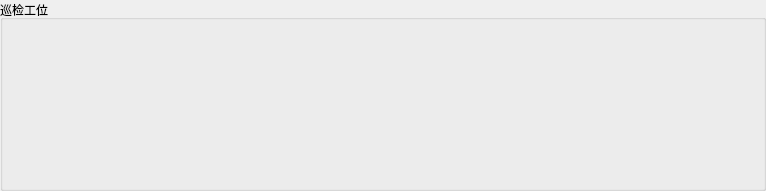
         <widget class="QGroupBox" name="groupBox_59">
          <property name="sizePolicy">
           <sizepolicy hsizetype="Preferred" vsizetype="Maximum">
            <horstretch>0</horstretch>
            <verstretch>0</verstretch>
           </sizepolicy>
          </property>
          <property name="title">
           <string>巡检工位</string>
          </property>
          <layout class="QGridLayout" name="gridLayout_117">
           <item row="0" column="0">
            <widget class="QWidget" name="widget_2" native="true">
             <property name="sizePolicy">
              <sizepolicy hsizetype="Preferred" vsizetype="Preferred">
               <horstretch>0</horstretch>
               <verstretch>0</verstretch>
              </sizepolicy>
             </property>
             <property name="minimumSize">
              <size>
               <width>0</width>
               <height>120</height>
              </size>
             </property>
             <property name="maximumSize">
              <size>
               <width>16777215</width>
               <height>150</height>
              </size>
             </property>
            </widget>
           </item>
           <item row="1" column="0">
            <layout class="QHBoxLayout" name="horizontalLayout_54">
             <item>
              <spacer name="horizontalSpacer_9">
               <property name="orientation">
                <enum>Qt::Horizontal</enum>
               </property>
               <property name="sizeType">
                <enum>QSizePolicy::Preferred</enum>
               </property>
               <property name="sizeHint" stdset="0">
                <size>
                 <width>40</width>
                 <height>20</height>
                </size>
               </property>
              </spacer>
             </item>
             <item>
              <layout class="QHBoxLayout" name="horizontalLayout_20">
               <item>
                <widget class="c_Fr_Light" name="Num_1" native="true">
                 <property name="sizePolicy">
                  <sizepolicy hsizetype="Maximum" vsizetype="Maximum">
                   <horstretch>0</horstretch>
                   <verstretch>0</verstretch>
                  </sizepolicy>
                 </property>
                 <layout class="QGridLayout" name="gridLayout_76"/>
                </widget>
               </item>
               <item>
                <spacer name="horizontalSpacer">
                 <property name="orientation">
                  <enum>Qt::Horizontal</enum>
                 </property>
                 <property name="sizeType">
                  <enum>QSizePolicy::Expanding</enum>
                 </property>
                 <property name="sizeHint" stdset="0">
                  <size>
                   <width>0</width>
                   <height>0</height>
                  </size>
                 </property>
                </spacer>
               </item>
               <item>
                <widget class="c_Fr_Light" name="Num_2" native="true">
                 <property name="sizePolicy">
                  <sizepolicy hsizetype="Maximum" vsizetype="Maximum">
                   <horstretch>0</horstretch>
                   <verstretch>0</verstretch>
                  </sizepolicy>
                 </property>
                 <layout class="QGridLayout" name="gridLayout_77"/>
                </widget>
               </item>
              </layout>
             </item>
             <item>
              <spacer name="horizontalSpacer_10">
               <property name="orientation">
                <enum>Qt::Horizontal</enum>
               </property>
               <property name="sizeType">
                <enum>QSizePolicy::Preferred</enum>
               </property>
               <property name="sizeHint" stdset="0">
                <size>
                 <width>40</width>
                 <height>20</height>
                </size>
               </property>
              </spacer>
             </item>
             <item>
              <layout class="QHBoxLayout" name="horizontalLayout_22">
               <item>
                <widget class="c_Fr_Light" name="Num_3" native="true">
                 <property name="sizePolicy">
                  <sizepolicy hsizetype="Maximum" vsizetype="Maximum">
                   <horstretch>0</horstretch>
                   <verstretch>0</verstretch>
                  </sizepolicy>
                 </property>
                 <layout class="QGridLayout" name="gridLayout_78"/>
                </widget>
               </item>
               <item>
                <spacer name="horizontalSpacer_2">
                 <property name="orientation">
                  <enum>Qt::Horizontal</enum>
                 </property>
                 <property name="sizeType">
                  <enum>QSizePolicy::Expanding</enum>
                 </property>
                 <property name="sizeHint" stdset="0">
                  <size>
                   <width>0</width>
                   <height>0</height>
                  </size>
                 </property>
                </spacer>
               </item>
               <item>
                <widget class="c_Fr_Light" name="Num_4" native="true">
                 <property name="sizePolicy">
                  <sizepolicy hsizetype="Maximum" vsizetype="Maximum">
                   <horstretch>0</horstretch>
                   <verstretch>0</verstretch>
                  </sizepolicy>
                 </property>
                 <layout class="QGridLayout" name="gridLayout_79"/>
                </widget>
               </item>
              </layout>
             </item>
             <item>
              <spacer name="horizontalSpacer_11">
               <property name="orientation">
                <enum>Qt::Horizontal</enum>
               </property>
               <property name="sizeType">
                <enum>QSizePolicy::Preferred</enum>
               </property>
               <property name="sizeHint" stdset="0">
                <size>
                 <width>40</width>
                 <height>20</height>
                </size>
               </property>
              </spacer>
             </item>
             <item>
              <layout class="QHBoxLayout" name="horizontalLayout_23">
               <item>
                <widget class="c_Fr_Light" name="Num_5" native="true">
                 <property name="sizePolicy">
                  <sizepolicy hsizetype="Maximum" vsizetype="Maximum">
                   <horstretch>0</horstretch>
                   <verstretch>0</verstretch>
                  </sizepolicy>
                 </property>
                 <layout class="QGridLayout" name="gridLayout_80"/>
                </widget>
               </item>
               <item>
                <spacer name="horizontalSpacer_3">
                 <property name="orientation">
                  <enum>Qt::Horizontal</enum>
                 </property>
                 <property name="sizeType">
                  <enum>QSizePolicy::Expanding</enum>
                 </property>
                 <property name="sizeHint" stdset="0">
                  <size>
                   <width>0</width>
                   <height>0</height>
                  </size>
                 </property>
                </spacer>
               </item>
               <item>
                <widget class="c_Fr_Light" name="Num_6" native="true">
                 <property name="sizePolicy">
                  <sizepolicy hsizetype="Maximum" vsizetype="Maximum">
                   <horstretch>0</horstretch>
                   <verstretch>0</verstretch>
                  </sizepolicy>
                 </property>
                 <layout class="QGridLayout" name="gridLayout_81"/>
                </widget>
               </item>
              </layout>
             </item>
             <item>
              <spacer name="horizontalSpacer_12">
               <property name="orientation">
                <enum>Qt::Horizontal</enum>
               </property>
               <property name="sizeType">
                <enum>QSizePolicy::Preferred</enum>
               </property>
               <property name="sizeHint" stdset="0">
                <size>
                 <width>40</width>
                 <height>20</height>
                </size>
               </property>
              </spacer>
             </item>
             <item>
              <layout class="QHBoxLayout" name="horizontalLayout_36">
               <item>
                <widget class="c_Fr_Light" name="Num_7" native="true">
                 <property name="sizePolicy">
                  <sizepolicy hsizetype="Maximum" vsizetype="Maximum">
                   <horstretch>0</horstretch>
                   <verstretch>0</verstretch>
                  </sizepolicy>
                 </property>
                 <layout class="QGridLayout" name="gridLayout_84"/>
                </widget>
               </item>
               <item>
                <spacer name="horizontalSpacer_4">
                 <property name="orientation">
                  <enum>Qt::Horizontal</enum>
                 </property>
                 <property name="sizeType">
                  <enum>QSizePolicy::Expanding</enum>
                 </property>
                 <property name="sizeHint" stdset="0">
                  <size>
                   <width>0</width>
                   <height>0</height>
                  </size>
                 </property>
                </spacer>
               </item>
               <item>
                <widget class="c_Fr_Light" name="Num_8" native="true">
                 <property name="sizePolicy">
                  <sizepolicy hsizetype="Maximum" vsizetype="Maximum">
                   <horstretch>0</horstretch>
                   <verstretch>0</verstretch>
                  </sizepolicy>
                 </property>
                 <layout class="QGridLayout" name="gridLayout_95"/>
                </widget>
               </item>
              </layout>
             </item>
             <item>
              <spacer name="horizontalSpacer_13">
               <property name="orientation">
                <enum>Qt::Horizontal</enum>
               </property>
               <property name="sizeType">
                <enum>QSizePolicy::Preferred</enum>
               </property>
               <property name="sizeHint" stdset="0">
                <size>
                 <width>40</width>
                 <height>20</height>
                </size>
               </property>
              </spacer>
             </item>
             <item>
              <layout class="QHBoxLayout" name="horizontalLayout_50">
               <item>
                <widget class="c_Fr_Light" name="Num_9" native="true">
                 <property name="sizePolicy">
                  <sizepolicy hsizetype="Maximum" vsizetype="Maximum">
                   <horstretch>0</horstretch>
                   <verstretch>0</verstretch>
                  </sizepolicy>
                 </property>
                 <layout class="QGridLayout" name="gridLayout_98"/>
                </widget>
               </item>
               <item>
                <spacer name="horizontalSpacer_5">
                 <property name="orientation">
                  <enum>Qt::Horizontal</enum>
                 </property>
                 <property name="sizeType">
                  <enum>QSizePolicy::Expanding</enum>
                 </property>
                 <property name="sizeHint" stdset="0">
                  <size>
                   <width>0</width>
                   <height>0</height>
                  </size>
                 </property>
                </spacer>
               </item>
               <item>
                <widget class="c_Fr_Light" name="Num_10" native="true">
                 <property name="sizePolicy">
                  <sizepolicy hsizetype="Maximum" vsizetype="Maximum">
                   <horstretch>0</horstretch>
                   <verstretch>0</verstretch>
                  </sizepolicy>
                 </property>
                 <layout class="QGridLayout" name="gridLayout_99"/>
                </widget>
               </item>
              </layout>
             </item>
             <item>
              <spacer name="horizontalSpacer_14">
               <property name="orientation">
                <enum>Qt::Horizontal</enum>
               </property>
               <property name="sizeType">
                <enum>QSizePolicy::Preferred</enum>
               </property>
               <property name="sizeHint" stdset="0">
                <size>
                 <width>40</width>
                 <height>20</height>
                </size>
               </property>
              </spacer>
             </item>
             <item>
              <layout class="QHBoxLayout" name="horizontalLayout_51">
               <item>
                <widget class="c_Fr_Light" name="Num_11" native="true">
                 <property name="sizePolicy">
                  <sizepolicy hsizetype="Maximum" vsizetype="Maximum">
                   <horstretch>0</horstretch>
                   <verstretch>0</verstretch>
                  </sizepolicy>
                 </property>
                 <layout class="QGridLayout" name="gridLayout_100"/>
                </widget>
               </item>
               <item>
                <spacer name="horizontalSpacer_6">
                 <property name="orientation">
                  <enum>Qt::Horizontal</enum>
                 </property>
                 <property name="sizeType">
                  <enum>QSizePolicy::Expanding</enum>
                 </property>
                 <property name="sizeHint" stdset="0">
                  <size>
                   <width>0</width>
                   <height>0</height>
                  </size>
                 </property>
                </spacer>
               </item>
               <item>
                <widget class="c_Fr_Light" name="Num_12" native="true">
                 <property name="sizePolicy">
                  <sizepolicy hsizetype="Maximum" vsizetype="Maximum">
                   <horstretch>0</horstretch>
                   <verstretch>0</verstretch>
                  </sizepolicy>
                 </property>
                 <layout class="QGridLayout" name="gridLayout_102"/>
                </widget>
               </item>
              </layout>
             </item>
             <item>
              <spacer name="horizontalSpacer_15">
               <property name="orientation">
                <enum>Qt::Horizontal</enum>
               </property>
               <property name="sizeType">
                <enum>QSizePolicy::Preferred</enum>
               </property>
               <property name="sizeHint" stdset="0">
                <size>
                 <width>40</width>
                 <height>20</height>
                </size>
               </property>
              </spacer>
             </item>
             <item>
              <layout class="QHBoxLayout" name="horizontalLayout_52">
               <item>
                <widget class="c_Fr_Light" name="Num_13" native="true">
                 <property name="sizePolicy">
                  <sizepolicy hsizetype="Maximum" vsizetype="Maximum">
                   <horstretch>0</horstretch>
                   <verstretch>0</verstretch>
                  </sizepolicy>
                 </property>
                 <layout class="QGridLayout" name="gridLayout_103"/>
                </widget>
               </item>
               <item>
                <spacer name="horizontalSpacer_7">
                 <property name="orientation">
                  <enum>Qt::Horizontal</enum>
                 </property>
                 <property name="sizeType">
                  <enum>QSizePolicy::Expanding</enum>
                 </property>
                 <property name="sizeHint" stdset="0">
                  <size>
                   <width>0</width>
                   <height>0</height>
                  </size>
                 </property>
                </spacer>
               </item>
               <item>
                <widget class="c_Fr_Light" name="Num_14" native="true">
                 <property name="sizePolicy">
                  <sizepolicy hsizetype="Maximum" vsizetype="Maximum">
                   <horstretch>0</horstretch>
                   <verstretch>0</verstretch>
                  </sizepolicy>
                 </property>
                 <layout class="QGridLayout" name="gridLayout_114"/>
                </widget>
               </item>
              </layout>
             </item>
             <item>
              <spacer name="horizontalSpacer_16">
               <property name="orientation">
                <enum>Qt::Horizontal</enum>
               </property>
               <property name="sizeType">
                <enum>QSizePolicy::Preferred</enum>
               </property>
               <property name="sizeHint" stdset="0">
                <size>
                 <width>40</width>
                 <height>20</height>
                </size>
               </property>
              </spacer>
             </item>
             <item>
              <layout class="QHBoxLayout" name="horizontalLayout_53">
               <item>
                <widget class="c_Fr_Light" name="Num_15" native="true">
                 <property name="sizePolicy">
                  <sizepolicy hsizetype="Maximum" vsizetype="Maximum">
                   <horstretch>0</horstretch>
                   <verstretch>0</verstretch>
                  </sizepolicy>
                 </property>
                 <layout class="QGridLayout" name="gridLayout_115"/>
                </widget>
               </item>
               <item>
                <spacer name="horizontalSpacer_8">
                 <property name="orientation">
                  <enum>Qt::Horizontal</enum>
                 </property>
                 <property name="sizeType">
                  <enum>QSizePolicy::Expanding</enum>
                 </property>
                 <property name="sizeHint" stdset="0">
                  <size>
                   <width>0</width>
                   <height>0</height>
                  </size>
                 </property>
                </spacer>
               </item>
               <item>
                <widget class="c_Fr_Light" name="Num_16" native="true">
                 <property name="sizePolicy">
                  <sizepolicy hsizetype="Maximum" vsizetype="Maximum">
                   <horstretch>0</horstretch>
                   <verstretch>0</verstretch>
                  </sizepolicy>
                 </property>
                 <layout class="QGridLayout" name="gridLayout_116"/>
                </widget>
               </item>
              </layout>
             </item>
             <item>
              <spacer name="horizontalSpacer_17">
               <property name="orientation">
                <enum>Qt::Horizontal</enum>
               </property>
               <property name="sizeType">
                <enum>QSizePolicy::Preferred</enum>
               </property>
               <property name="sizeHint" stdset="0">
                <size>
                 <width>40</width>
                 <height>20</height>
                </size>
               </property>
              </spacer>
             </item>
            </layout>
           </item>
          </layout>
         </widget>
